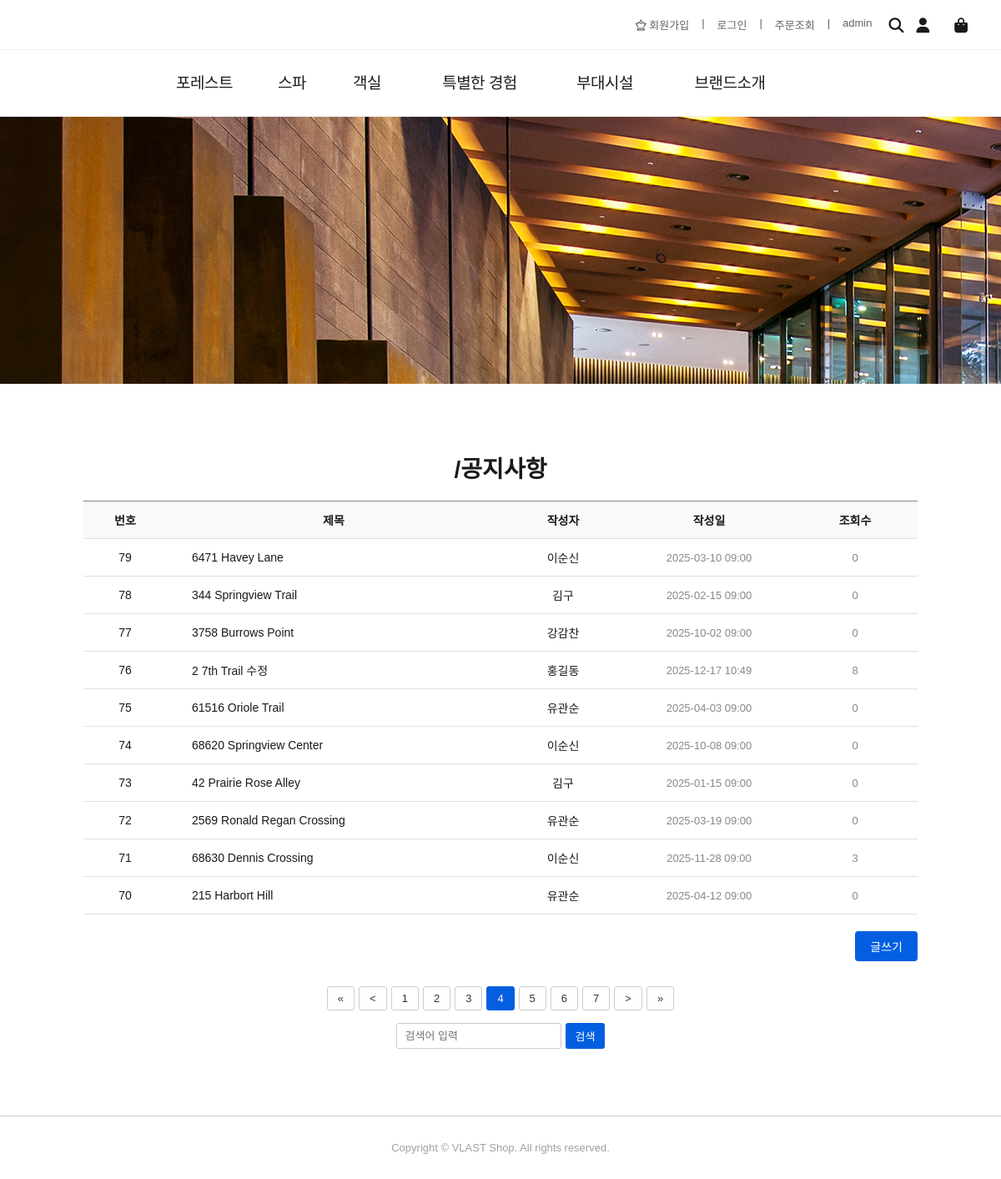
Screenshot of /board/list/?page=4 with the database file from the repository.
### board/models.py (models this page shows, shortened)
class Board(models.Model):
    bno = models.AutoField(primary_key=True)
    btitle = models.CharField(max_length=1000)
    bcontent = models.TextField()
    member = models.ForeignKey(Member,on_delete=models.SET_NULL,null=True)
    bgroup = models.IntegerField(default=0)
    bstep = models.IntegerField(default=0)
    bindent = models.IntegerField(default=0)
    bhit = models.IntegerField(default=0) #조회수
    bfile = models.FileField(default='',null=True)
    bdate = models.DateTimeField(auto_now=True)

### member/models.py (models this page shows, shortened)
class Member(models.Model):
    id = models.CharField(max_length=50,primary_key=True)
    pw = models.CharField(max_length=100)
    name = models.CharField(max_length=50)
    phone = models.CharField(max_length=13,default='010-0000-0000')
    gender = models.CharField(max_length=10,default='남자')
    hobby = models.CharField(max_length=100,default='게임')
    mdate = models.DateTimeField(auto_now=True)

### board/views.py (the view)
# urls.py: path('list/', views.list, name='list'),
def list(request):
    qs = Board.objects.all().order_by('-bgroup','bstep')
    paginator = Paginator(qs,10)  # 101 -> 11
    page = int(request.GET.get('page',1))
    list_qs = paginator.get_page(page) # 1page -> 게시글 10개를 전달
    context = {'list':list_qs,'page':page}
    return render(request,'board/list.html',context)

### board/templates/board/list.html (shortened to what this page needs)
{% extends "base.html" %}
{% block css-block %}
<link rel='stylesheet' href='/static/css/list.css'>
{% endblock css-block %}
{% block body-block %}
  <div class="board-container">
    <div class="board-title">/공지사항</div>
    <table class="board-table">
      <colgroup>
        <col width='10%'>
        <col width='*'>
        <col width='15%'>
        <col width='20%'>
        <col width='15%'>
      </colgroup>
      <thead>
        <tr>
          <th>번호</th>
          <th>제목</th>
          <th>작성자</th>
          <th>작성일</th>
          <th>조회수</th>
        </tr>
      </thead>
      <tbody>
        {% if list %}
          {% for b in list  %}
            <tr>
              <td>{{b.bno}}</td>
              <td class="title">
                <a href="/board/view/{{b.bno}}/">
                  {{b.btitle}}
                </a>
              </td>
              <td>{{b.member.name}}</td>
              <td class="date">{{b.bdate|date:'Y-m-d H:i'}}</td>
              <td class="views">{{b.bhit}}</td>
            </tr>
          {% endfor %}
        {% else %}
          <tr>
            <td colspan='5'>데이터가 없습니다.</td>
          </tr>
        {% endif %}
      </tbody>
    </table>
    <div class="write-box">
      <a href="/board/write/" class="write-btn">글쓰기</a>
    </div>
    <div class="board-footer" >
        <div class="pagination">
            {% if list.has_previous  %}
              <a href="/board/list/?page=1">&laquo;</a>
              <a href="/board/list/?page={{list.previous_page_number}}">&lt;</a>
            {% else %}
              <a>&laquo;</a>
              <a>&lt;</a>
            {% endif %}
            {% for p in list.paginator.page_range  %}
               {% if p >= list.number|add:'-3' and p <= list.number|add:'3' %}
                  {% if p == list.number %}
                      <a class="active">{{p}}</a>
                  {% else %}
                      <a href="/board/list/?page={{p}}">{{p}}</a>
                  {% endif %}
               {% endif %}
            {% endfor %}
            {% if list.has_next  %}
              <a href="/board/list/?page={{list.next_page_number}}">&gt;</a>
              <a href="/board/list/?page={{list.paginator.num_pages}}">&raquo;</a>
            {% else %}
              <a>&gt;</a>
              <a>&raquo;</a>
            {% endif %}
        </div>
        <div class="search-box">
            <input type="text" placeholder="검색어 입력">
            <button>검색</button>
        </div>
    </div>
  </div>
{% endblock body-block %}

### static/css/style.css (style rules this page uses)
a { text-decoration: none; color: inherit; }

### static/css/list.css (style rules this page uses)
body { font-family: 'Arial', sans-serif; margin: 0; padding: 0; background: #fff; color: #1a1a1a; }
.board-container { max-width: 1000px; margin: 80px auto; padding: 0 20px; }
.board-title { font-size: 28px; font-weight: bold; margin-bottom: 20px; text-align: center; }
table.board-table { width: 100%; border-collapse: collapse; font-size: 14px; }
.board-table th, .board-table td { border-bottom: 1px solid #e0e0e0; padding: 12px 10px; text-align: center; }
.board-table th { background-color: #f9f9f9; font-weight: 600; border-top:1px solid #848484; }
.board-table td.title { text-align:left; padding-left:30px; }
.board-table td.title a { color: #1a1a1a; text-decoration: none; }
.board-table td.date, .board-table td.views { color: #888; font-size: 13px; }
.write-box { width: 100%; display: flex; justify-content: flex-end; margin-top: 20px; }
.write-btn { padding: 8px 18px; background-color: #035fe0; color: #fff; font-size: 14px; border-radius: 4px; text-decoration: none; }
.board-footer { margin-top: 30px; display: flex; justify-content: space-between; align-items: center; flex-wrap: wrap; gap: 10px; }
.pagination { display: flex; gap: 5px; justify-content: center; }
.pagination a { padding: 6px 12px; text-decoration: none; border: 1px solid #ccc; color: #333; font-size: 13px; border-radius: 3px; }
.pagination a.active { background-color: #035fe0; color: white; border-color: #035fe0; }
.search-box { display: flex; gap: 5px; justify-content: center; }
.search-box input { padding: 6px 10px; border: 1px solid #ccc; border-radius: 3px; font-size: 13px; }
.search-box button { padding: 6px 12px; background-color: #035fe0; color: white; border: none; border-radius: 3px; font-size: 13px; cursor: pointer; }
.board-footer { margin-top: 30px; display: flex; flex-direction: column; align-items: center; gap: 15px; }

### rows the page displays
Board: bno "79", btitle "6471 Havey Lane", member.name "이순신", bdate "2025-03-10 09:00", bhit "0"
Board: bno "78", btitle "344 Springview Trail", member.name "김구", bdate "2025-02-15 09:00", bhit "0"
Board: bno "77", btitle "3758 Burrows Point", member.name "강감찬", bdate "2025-10-02 09:00", bhit "0"
Board: bno "76", btitle "2 7th Trail 수정", member.name "홍길동", bdate "2025-12-17 10:49", bhit "8"
Board: bno "75", btitle "61516 Oriole Trail", member.name "유관순", bdate "2025-04-03 09:00", bhit "0"
Board: bno "74", btitle "68620 Springview Center", member.name "이순신", bdate "2025-10-08 09:00", bhit "0"
Board: bno "73", btitle "42 Prairie Rose Alley", member.name "김구", bdate "2025-01-15 09:00", bhit "0"
Board: bno "72", btitle "2569 Ronald Regan Crossing", member.name "유관순", bdate "2025-03-19 09:00", bhit "0"
Board: bno "71", btitle "68630 Dennis Crossing", member.name "이순신", bdate "2025-11-28 09:00", bhit "3"
Board: bno "70", btitle "215 Harbort Hill", member.name "유관순", bdate "2025-04-12 09:00", bhit "0"

### other values shown
{{ p }} "1" "2" "3" "5" "6" "7"
{{ p }} "4"
